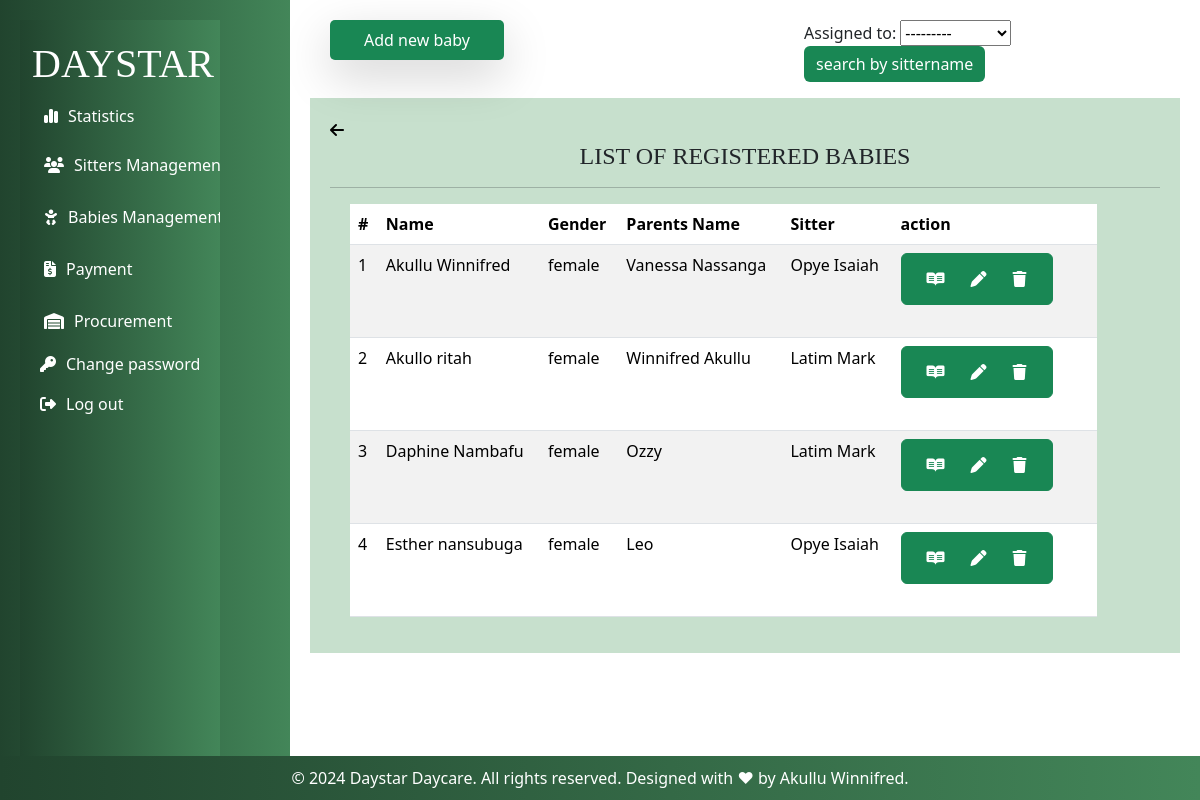
The app's page /all_babies/ (signed in), older data.
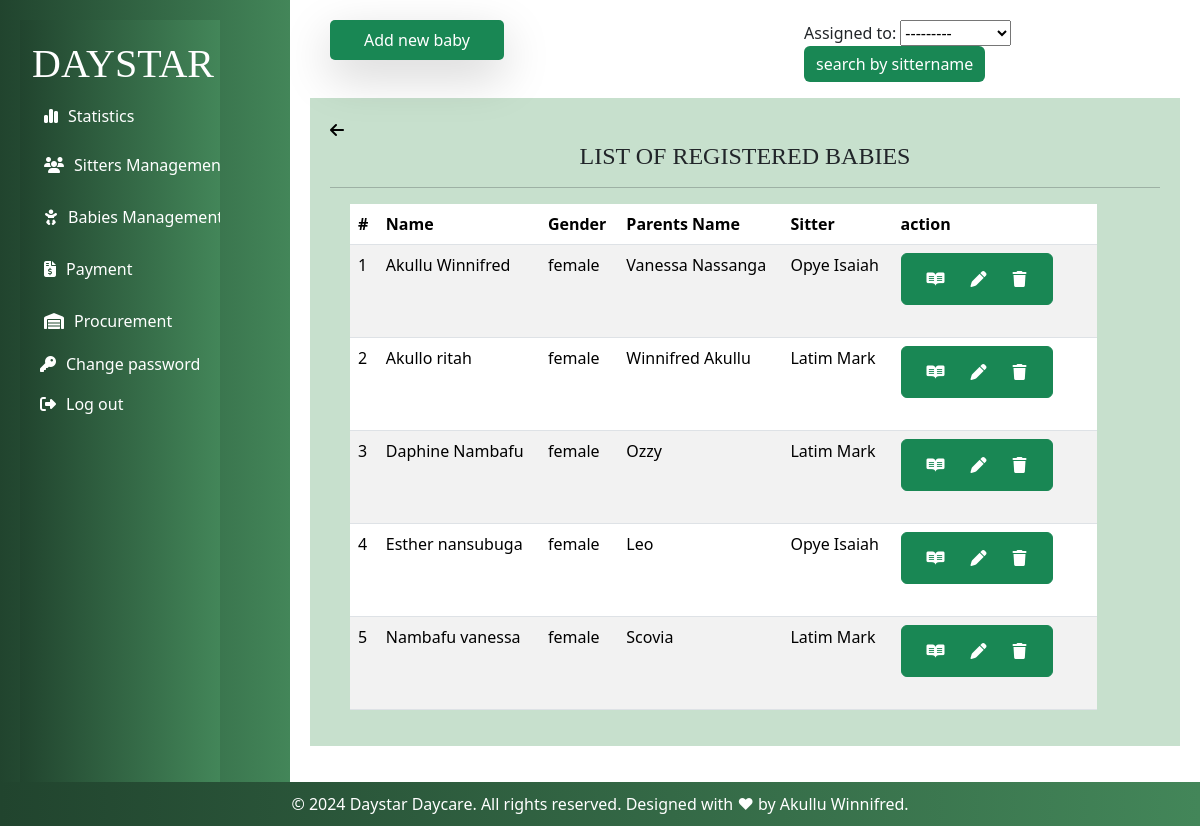
The same page, newer data.
### myapp/models.py (models this page shows, shortened)
class RegisterBaby(models.Model):
    GENDER_CHOICES = (
         ('male', 'Male'),
        ('female', 'Female'),
     )
    name = models.CharField(max_length=200,validators=[validate_letters])
    Baby_Number = models.CharField(max_length=200,unique=True,blank=False, null=True)
    gender = models.CharField(max_length=10,choices=GENDER_CHOICES)
    age = models.IntegerField(default=0)
    Period_of_stay = models.ForeignKey(Categorystay, on_delete=models.CASCADE)
    location = models.CharField(max_length=100)
    Parents_Name = models.CharField(max_length=200,validators=[validate_letters])
    Period_of_stay = models.ForeignKey(Categorystay, on_delete=models.CASCADE)
    Brought_by = models.CharField(max_length=200,validators=[validate_letters])
    Fee_in_UGX = models.IntegerField()
    Assigned_to = models.ForeignKey(BabySitterattendance, on_delete=models.CASCADE)
    Time_In = models.DateTimeField()

class BabySitterattendance(models.Model):
    sitter_Number = models.CharField(max_length=200,unique=True)
    name = models.ForeignKey(BabySitter, on_delete=models.CASCADE)
    date = models.DateField(default=timezone.now)
    attendance_status = models.CharField(max_length=10,default= 'Onduty')
    def __str__(self):
        return str(self.name)

class BabySitter(models.Model):
    GENDER_CHOICES = (
         ('male', 'Male'),
        ('female', 'Female'),
     )
    name = models.CharField(max_length=200,validators=[validate_letters])
    gender = models.CharField(max_length=10,choices=GENDER_CHOICES)
    location = models.CharField(max_length=10, default='kabalagala')
    Date_Of_Birth = models.DateField(default=timezone.now)
    NIN = models.CharField(max_length=14,validators=[validate_NIN_length])
    Religion = models.CharField(max_length=30, null=True, blank=True,verbose_name="Religion(optional)")
    Level_Of_Education = models.CharField(max_length=200,choices=(
        ('Certificate', 'Certificate'),
        ('Diploma', 'Diploma'),
        ('Degree', 'Degree'),
        ('Others', 'Others'),
    ))
    Contact = models.CharField(max_length=10,validators=[validate_contact_length])
    Sitter_Number = models.CharField(max_length=200,unique=True,blank=False, null=True)
    Next_Of_Kin = models.CharField(max_length=200,validators=[validate_letters])
    Recommenders_Name = models.CharField(max_length=200,validators=[validate_letters])
    Recommenders_Contact = models.CharField(max_length=10,validators=[validate_contact_length])
    def __str__(self):
        return self.name

### myapp/views.py (the view)
# urls.py: path('all_babies/',views.all_babies,name='all_babies'),
@login_required
def all_babies(request):
   babies =RegisterBaby.objects.all().order_by('id')
   baby_filter=Baby_Filter(request.GET,queryset = babies)
   babies = baby_filter.qs
   return render(request,'babies/all_babies.html',{'babies':babies,'baby_filter':baby_filter})

### myapp/templates/babies/all_babies.html (shortened to what this page needs)
{% extends 'base.html' %}
{% block content %}
<div class="edit">
<button class="p-2 bg-teal-500 rounded-lg shadow-lg bg bg-success"
    style="margin-left: 20px; border-radius: 5px; border: #B4BDFF; width: 20%; height: 5%;"><a
        style="color: white; text-decoration: none;" href="/babyreg">Add new baby</a></button>
<br><br><br>
<form method="GET" style="margin-left: 300px;">
    {{ baby_filter.form }}
    <input type="submit" value="search by sittername" class="btn btn-primary bg bg-success" style="border: none;">
</form>
</div><br><br>
<div class="container">
    <div>
        <a href="{% url 'all_babies' %}"> <i class="fa-solid fa-arrow-left" style="color: black;"></i></a>
    </div>
    <h4 class="text-center" style="font-family: Georgia, 'Times New Roman', Times, serif;">LIST OF REGISTERED BABIES
    </h4>
    <hr>
    <table class="table table-striped" style="width: 90%; margin-left: 20px;">
        <thead>
            <tr>
                <th>#</th>
                <th>Name</th>
                <th>Gender</th>
                <th>Parents Name</th>
                <th>Sitter</th>
                <th>action</th>
            </tr>
        </thead>
        <tbody>
            {% for each in babies %}
            <tr>
                <td> {{each.id}}</td>
                <td>{{each.name}}</td>
                <td>{{each.gender}}</td>
                <td>{{ each.Parents_Name}}</td>
                <td>{{ each.Assigned_to}}</td>
                <td>
                    <div>
                        <button type="button" class="btn btn-success mr-1"><a href="{% url 'read' id=each.id %}"
                                class="btn" style="color: white;"><i class="fa-brands fa-readme"></i>
                                <a href="{% url 'baby_edit' id=each.id %}" class="btn" style="color: white;"><i
                                        class="fa-solid fa-pen"></i>
                                    <a href="{% url 'delete_baby' baby_id=each.id %}" class="btn"
                                        style="color: white;"><i class="fa-solid fa-trash"></i></button>
                    </div>
                </td>
            </tr>
            {% endfor %}
        </tbody>
    </table>
</div>
</div>
{% endblock %}

Row changes from the older to the newer data that the page shows:
added RegisterBaby: id "5", name "Nambafu vanessa", gender "female", Parents_Name "Scovia", Assigned_to "Latim Mark"
